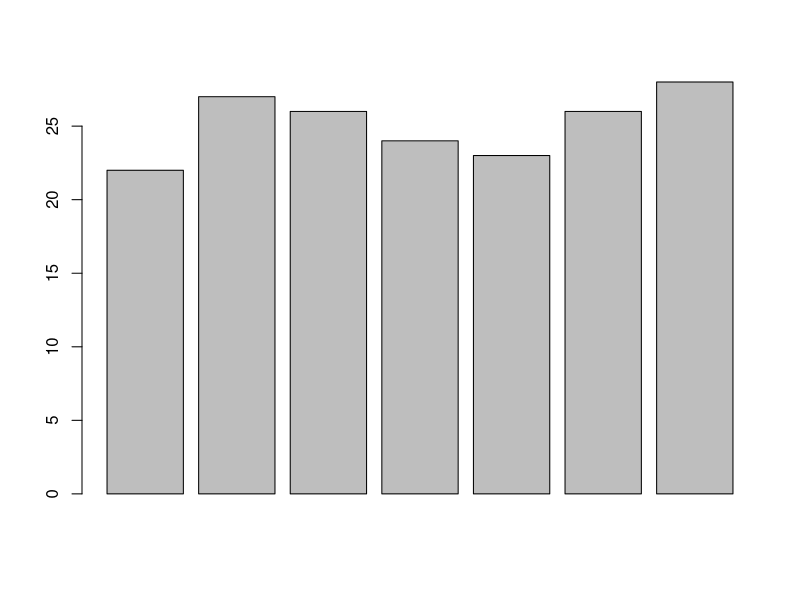
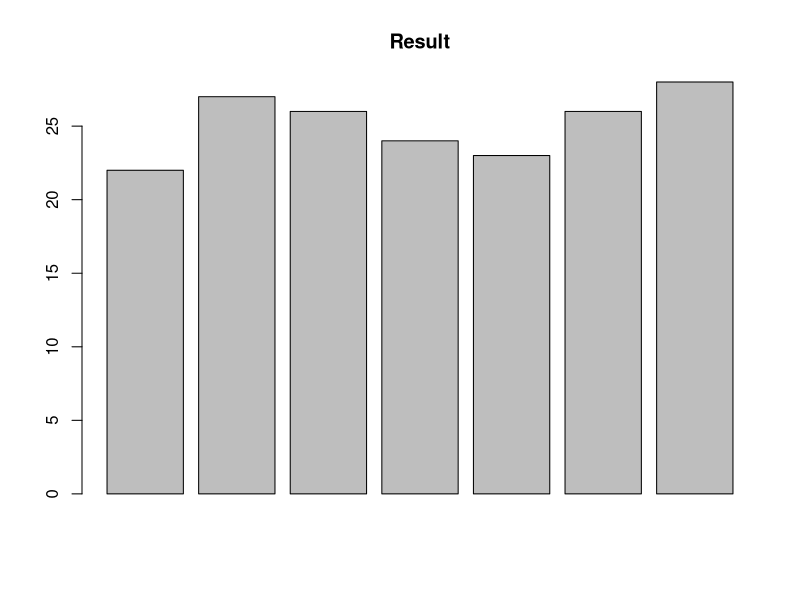
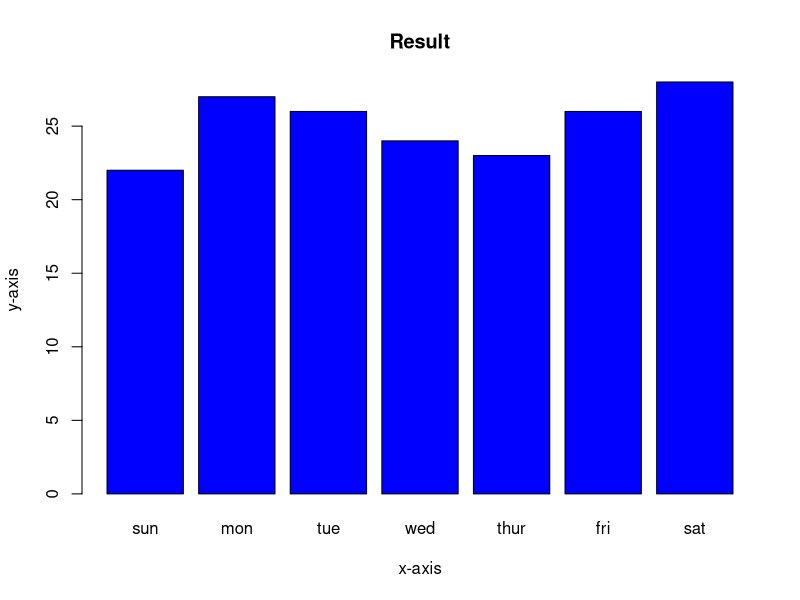
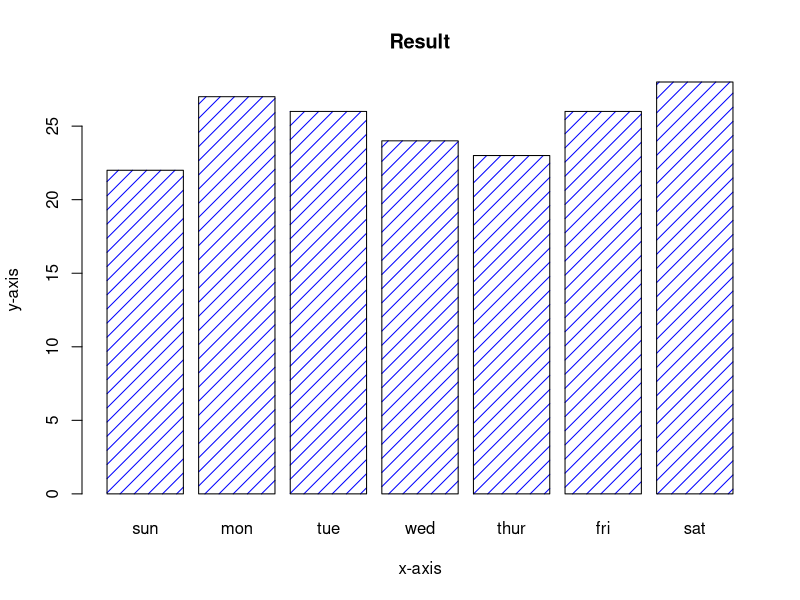
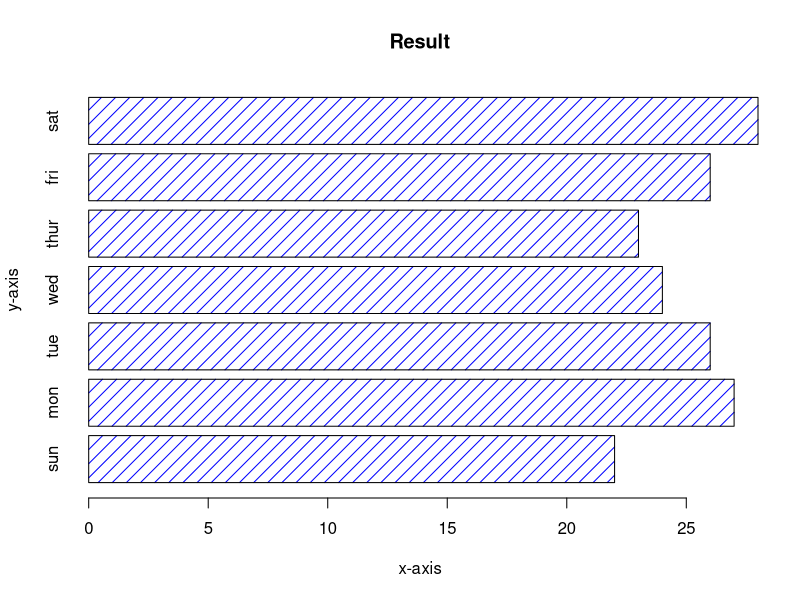
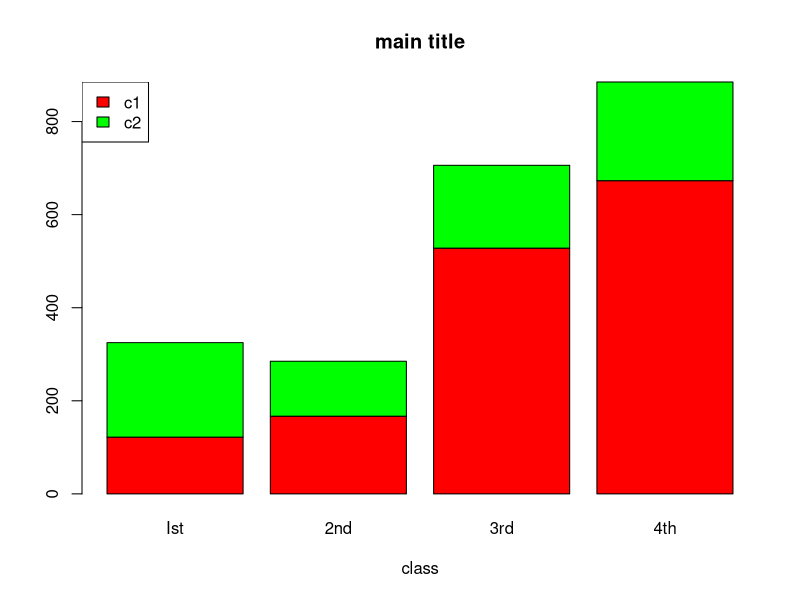

Write the R code that produced these figures, in order.
#barplots
#is the one of the most efficient ways of representing data
#can be used to  summarize large data in visual form
#it has the ability to represent data that shows changes over
#time,which helps us to visualize trends
temp<-c(22,27,26,24,23,26,28)
result<-barplot(temp)
#---------------------------------
temp<-c(22,27,26,24,23,26,28)
result<-barplot(temp,main="Result")
#-------------------------------------------
temp<-c(22,27,26,24,23,26,28)
result<-barplot(temp,main="Result",
                xlab="x-axis",
                ylab="y-axis",
                names.arg = c("sun","mon","tue","wed","thur","fri","sat"),
                              col="Blue")
#-------------------------------------------
#to change texture of the graph by using density parameter
temp<-c(22,27,26,24,23,26,28)
result<-barplot(temp,main="Result",
                xlab="x-axis",
                ylab="y-axis",
                names.arg = c("sun","mon","tue","wed","thur","fri","sat"),
                col="Blue",density=10)
#----------------------------------------------------
#horizontal graph instead of vertical
temp<-c(22,27,26,24,23,26,28)
result<-barplot(temp,main="Result",
                xlab="x-axis",
                ylab="y-axis",
                names.arg = c("sun","mon","tue","wed","thur","fri","sat"),
                col="Blue",density=10,horiz=TRUE)
#------------------------------------------------------
#stacked bar charts
#for that we need the data in matrix form
data<-matrix(c(122,203,167,118,528,178,673,212),nrow=2,ncol=4)
data
result<-barplot(data,main="main title",xlab="class",
                names.arg = c("Ist","2nd","3rd","4th"),
                col=c("red","green"))
legend("topleft",c("c1","c2"),fill=c("red","green"))
